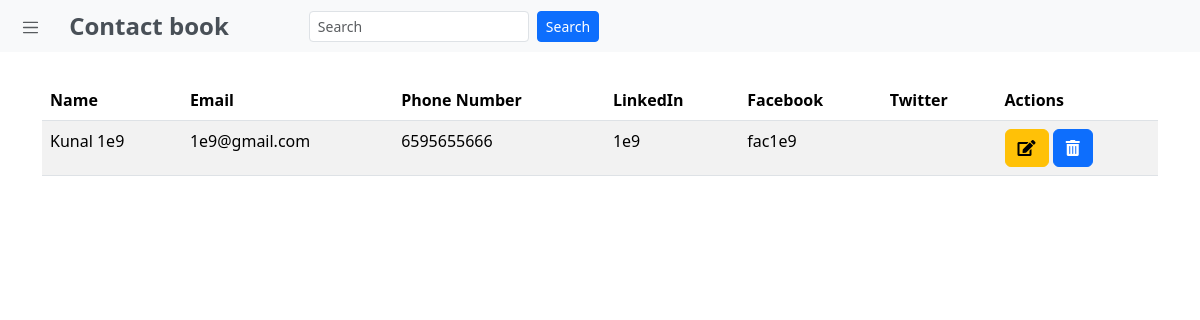
Page /home (signed in) on the committed database.
### contacts_app/models.py (models this page shows, shortened)
class Account(models.Model):
    user = models.ForeignKey(User, on_delete=models.CASCADE)
    updated = models.DateTimeField(auto_now=True)
    created = models.DateTimeField(auto_now_add=True)
    firstname = models.CharField(max_length=15)
    lastname = models.CharField(max_length=15, blank=True)
    email = models.EmailField(max_length=50, blank=True)
    address = models.CharField(max_length=100, blank=True)
    phoneNumber = models.CharField(max_length=10)
    linkedin = models.CharField(max_length=50, blank=True)
    facebook = models.CharField(max_length=50, blank=True)
    twitter = models.CharField(max_length=50, blank=True)

### contacts_app/views.py (the view)
# urls.py: path("home", views.home, name="home"),
@login_required(login_url="loginpage")
def home(request):
    user_contacts = Account.objects.filter(user=request.user).order_by(
        "firstname", "lastname"
    )
    return render(request, "contacts_app/home.html", {"user_contacts": user_contacts})

### contacts_app/templates/contacts_app/home.html (shortened to what this page needs)
{% extends 'contacts_app/base.html' %}
{% block content %}
    {% if user_contacts %}
        <table class="table table-striped table-hover mt-4">
            <thead>
                <tr>
                    <th scope="col">Name</th>
                    <th scope="col">Email</th>
                    <th scope="col">Phone Number</th>
                    <th scope="col">LinkedIn</th>
                    <th scope="col">Facebook</th>
                    <th scope="col">Twitter</th>
                    <th scope="col">Actions</th>
                </tr>
            </thead>
            <tbody>
                {% for contact in user_contacts %}
                    <tr>
                        <td>{{ contact.firstname }} {{ contact.lastname }}</td>
                        <td>{{ contact.email }}</td>
                        <td>{{ contact.phoneNumber }}</td>
                        <td>{{ contact.linkedin }}</td>
                        <td>{{ contact.facebook }}</td>
                        <td>{{ contact.twitter }}</td>
                        <td>
                            <a href="{% url 'edit_contact' contact.id %}" class="btn btn-warning mr-2" title="Edit">
                                <i class="fas fa-edit"></i>
                            </a>
                            <button type="button" class="btn btn-primary" data-bs-toggle="modal" data-bs-target="#exampleModal{{ contact.id }}">
                                <i class="fas fa-trash-alt"></i>
                            </button>
                        </td>
                    </tr>
                {% endfor %}
            </tbody>
        </table>
    {% else %}
        <div class="no-contacts-container">
            <p>No contacts available.</p>
            <button class="create-contact-btn" onclick="location.href='{% url 'create_contact' %}'">Create Contact</button>
        </div>
    {% endif %}
{% endblock content %}

### rows in the picture
Account: firstname "Kunal", lastname "1e9", email "1e9@gmail.com", phoneNumber "6595655666", linkedin "1e9", facebook "fac1e9"
